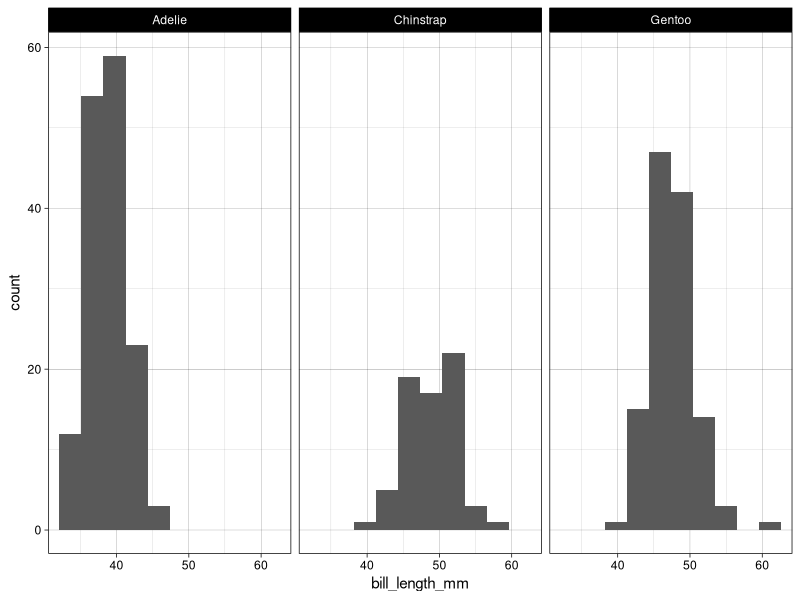
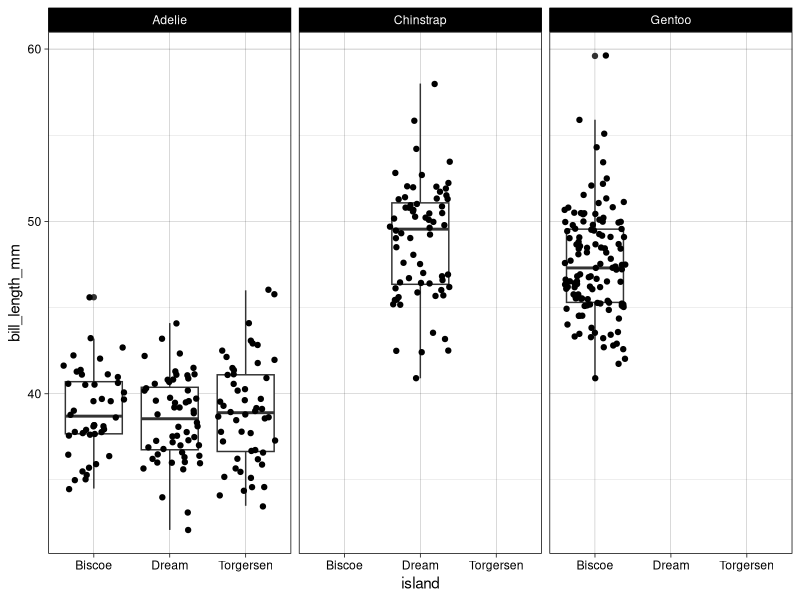
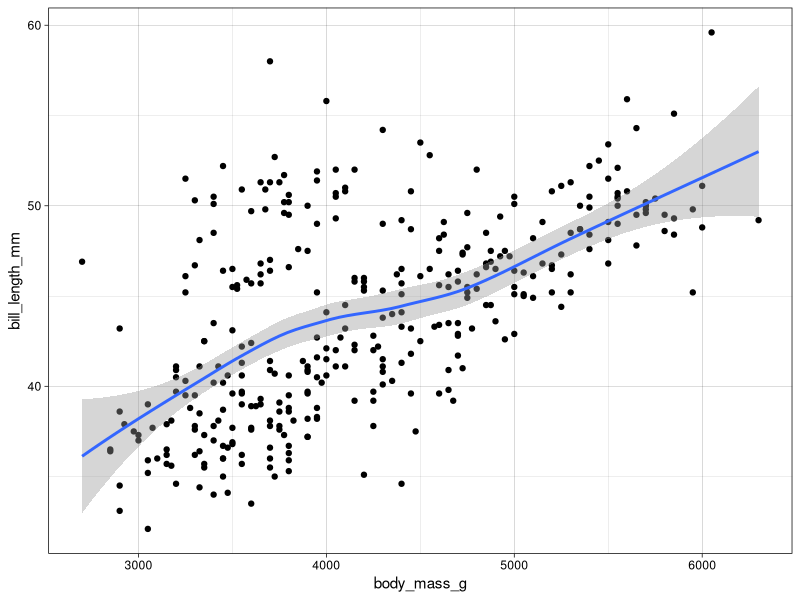
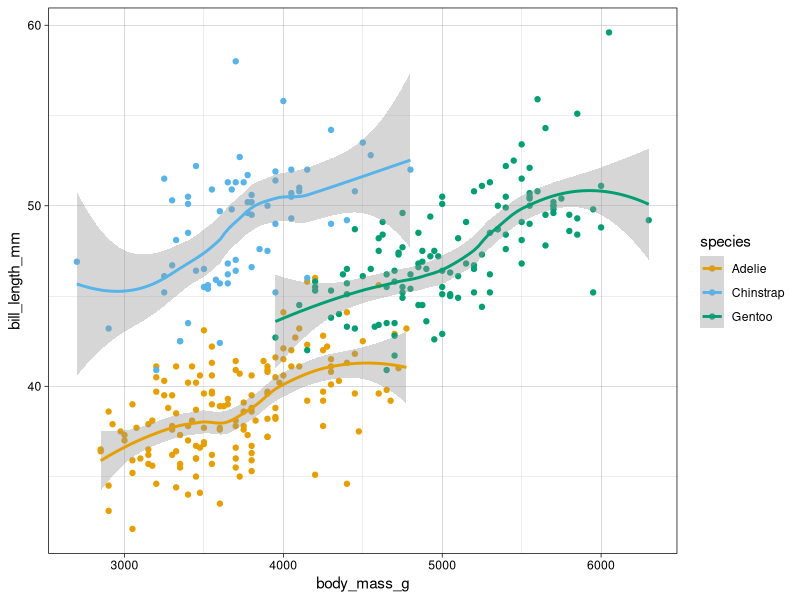
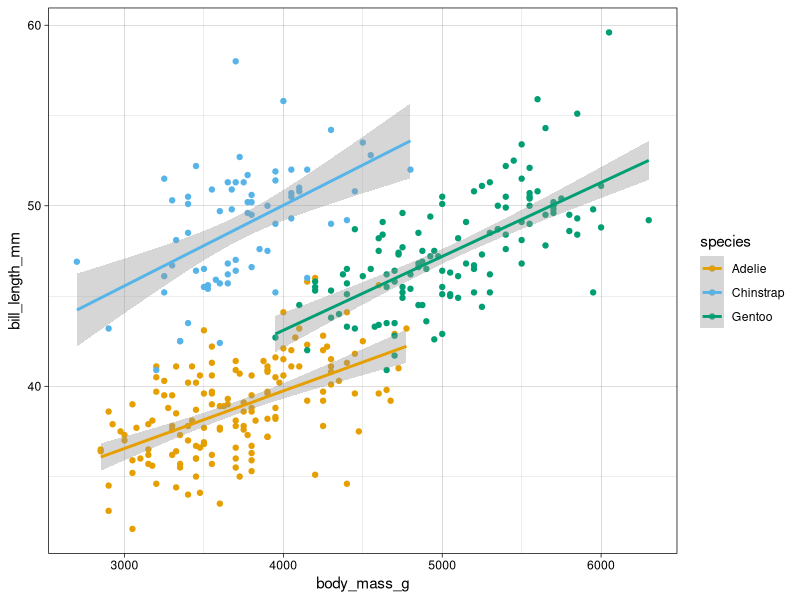
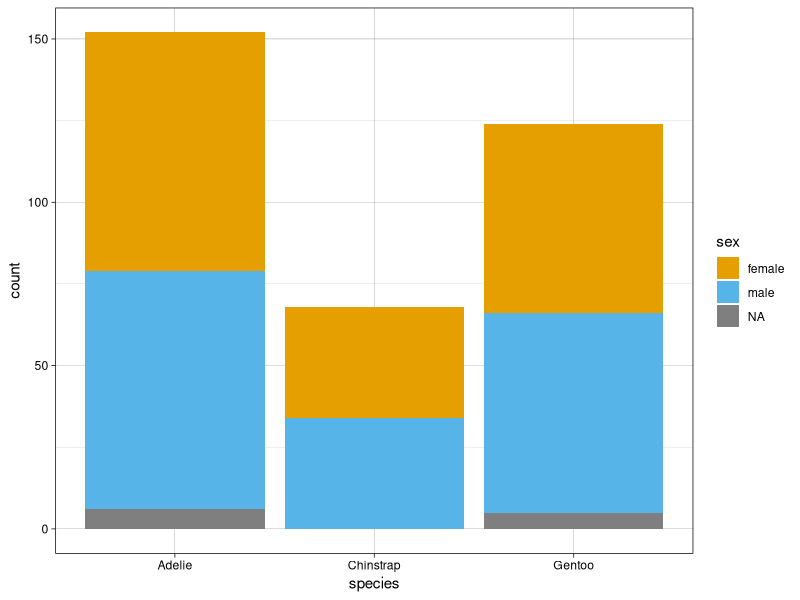
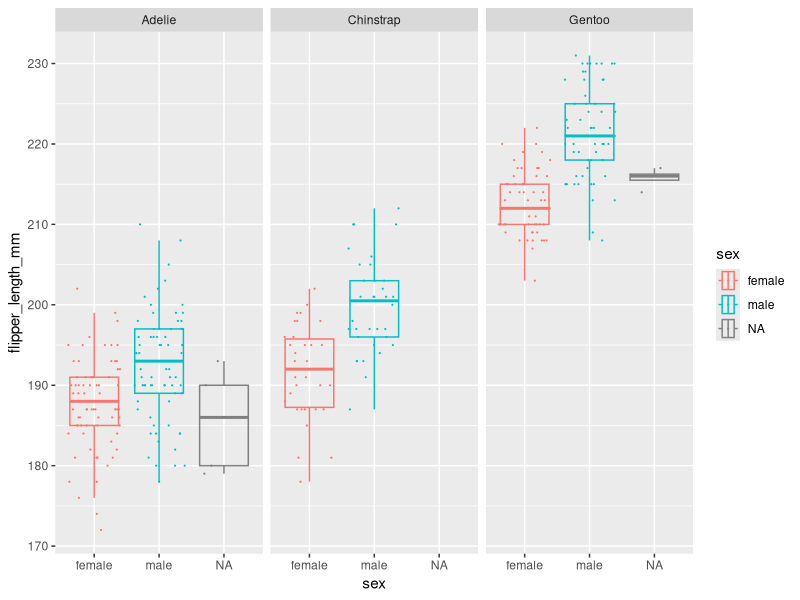

The R script that drew these images, in order:
## ---- chunk 1
#| message: false
library(tidyverse)
library(palmerpenguins)
## ---- chunk 2
colnames(penguins)

# Colorblind safe color theme
okabe_ito <- c("#E69F00", "#56B4E9", "#009E73", "#F0E442", 
               "#0072B2", "#D55E00", "#CC79A7", "#000000")
## ---- chunk 3
ggplot(data = penguins) +
  geom_histogram(mapping = aes(x = bill_length_mm), bins = 10) +
  facet_wrap(~species) +
  theme_linedraw()
## ---- chunk 4
ggplot(data = penguins) +
  geom_boxplot(mapping = aes(x = island, y = bill_length_mm)) +
  geom_jitter(mapping = aes(x = island, y = bill_length_mm)) +
  facet_wrap(~species) +
  theme_linedraw()
## ---- chunk 5
ggplot(data = penguins) +
  geom_point(mapping = aes(x = body_mass_g, y = bill_length_mm)) +
  geom_smooth(mapping = aes(x = body_mass_g, y = bill_length_mm)) +
  theme_linedraw()
## ---- chunk 6
ggplot(data = penguins) +
  geom_point(mapping = aes(x = body_mass_g, y = bill_length_mm, color = species)) +
  geom_smooth(mapping = aes(x = body_mass_g, y = bill_length_mm, color = species)) +
  scale_color_manual(values = okabe_ito) +
  theme_linedraw()
## ---- chunk 7
ggplot(data = penguins) +
  geom_point(mapping = aes(x = body_mass_g, y = bill_length_mm, color = species)) +
  geom_smooth(
    mapping = aes(x = body_mass_g, y = bill_length_mm, color = species),
    method = lm
  ) +
  scale_color_manual(values = okabe_ito) +
  theme_linedraw()
## ---- chunk 8
ggplot(data = penguins) +
  geom_bar(mapping = aes(x = species, fill = sex)) +
  scale_fill_manual(values = okabe_ito) +
  theme_linedraw()
## ---- chunk 9
penguins %>%
  ggplot(mapping = aes(x = flipper_length_mm, y = sex, color = sex)) +
  geom_boxplot(outlier.alpha = 0, alpha = 0) +
  geom_jitter(width = 0, size = 0.1) +
  coord_flip() +
  facet_wrap( ~ species)
